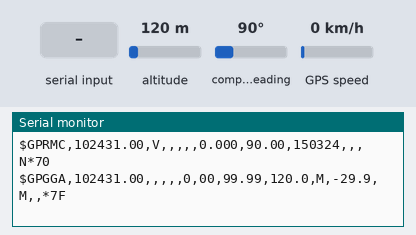
The sketch below on a simulated ESP32. Shown: the last lines printed to the serial monitor. The inputs (shaded band) are chosen by the test bench; at power-on: altitude 120 m, GPS speed 0 km/h, compass heading 90°. The GPS gets a fix after 3 s at 37.7749, -122.4194 with 8 satellites.

Above: at 1.5 s.
1.6 s: altitude set to 20 m
At 2.6 s:
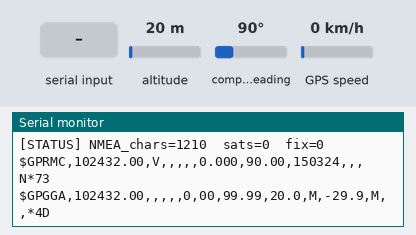
3.8 s: "1" received over the second serial link
At 4.21 s:
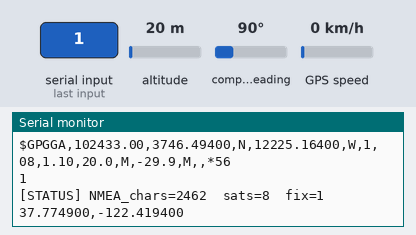
5.5 s: GPS speed set to 2 km/h
At 7.1 s:
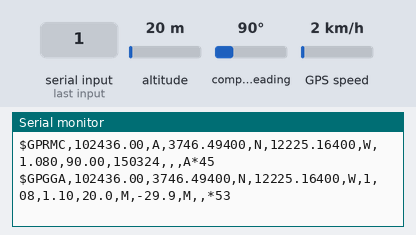
9.6 s: compass heading set to 7°
At 10.9 s:
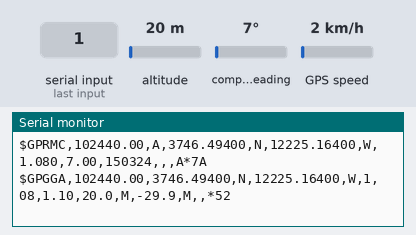
11.1 s: compass heading set to 352°
At 12.9 s:
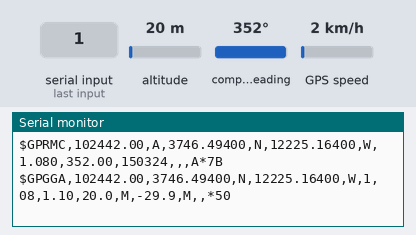
15.2 s: altitude set to 250 m
At 18.8 s:
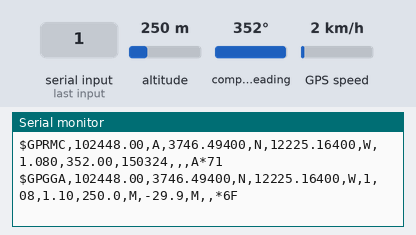

Measured:
- after the input at 1.6 s, the serial monitor: prints a new line after 0.71 s (image 1)
- after the input at 3.8 s, the serial monitor: prints a new line at once (image 2)
- after the input at 5.5 s, the serial monitor: prints a new line after 0.80 s (image 3)
- after the input at 9.6 s, the serial monitor: prints a new line after 0.71 s (image 4)
- after the input at 11.1 s, the serial monitor: prints a new line after 0.21 s (image 5)
- after the input at 15.2 s, the serial monitor: prints a new line after 0.12 s (image 6)

The sketch:

cyd_gps_ser.ino
```cpp
/*
 * CYD - diagnostico do GPS pela serial USB.
 * Ecoa o NMEA cru do GPS (Serial2, RX=IO27) e um status a cada 2s.
 * Se aparecerem frases $GNGGA/$GPGSV etc subindo, o GPS esta vivo (so falta fix).
 */
#include <TinyGPSPlus.h>
TinyGPSPlus gps;
unsigned long lastStatus = 0;

void setup() {
  Serial.begin(115200);
  delay(300);
  Serial.println("\n=== GPS diag (Serial2 RX=IO27, 9600) ===");
  Serial2.begin(9600, SERIAL_8N1, 27, -1);
}

void loop() {
  while (Serial2.available()) {
    char c = Serial2.read();
    gps.encode(c);
    Serial.write(c);              // ecoa o NMEA cru
  }
  if (millis() - lastStatus > 2000) {
    lastStatus = millis();
    Serial.printf("\n[STATUS] NMEA_chars=%lu  sats=%d  fix=%d",
      gps.charsProcessed(),
      gps.satellites.isValid()?gps.satellites.value():-1,
      gps.location.isValid()?1:0);
    if (gps.location.isValid())
      Serial.printf("  %.6f,%.6f", gps.location.lat(), gps.location.lng());
    Serial.println();
  }
}
```
